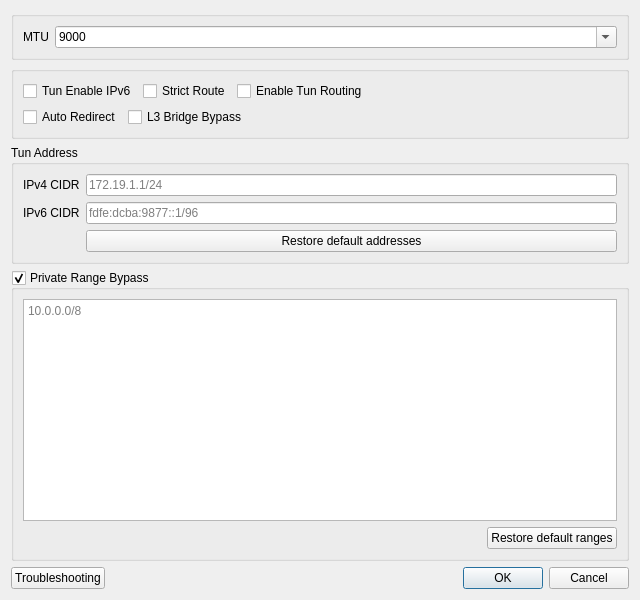
<?xml version="1.0" encoding="UTF-8"?>
<ui version="4.0">
 <class>DialogVPNSettings</class>
 <widget class="QDialog" name="DialogVPNSettings">
  <property name="geometry">
   <rect>
    <x>0</x>
    <y>0</y>
    <width>640</width>
    <height>600</height>
   </rect>
  </property>
  <property name="windowTitle">
   <string>Tun Settings</string>
  </property>
  <layout class="QVBoxLayout" name="verticalLayout">
   <item>
    <widget class="QGroupBox" name="groupBox">
     <property name="sizePolicy">
      <sizepolicy hsizetype="Preferred" vsizetype="Maximum">
       <horstretch>0</horstretch>
       <verstretch>0</verstretch>
      </sizepolicy>
     </property>
     <layout class="QHBoxLayout" name="horizontalLayout_5">
      <item>
       <widget class="QLabel" name="label_10">
        <property name="sizePolicy">
         <sizepolicy hsizetype="Maximum" vsizetype="Preferred">
          <horstretch>0</horstretch>
          <verstretch>0</verstretch>
         </sizepolicy>
        </property>
        <property name="text">
         <string notr="true">MTU</string>
        </property>
       </widget>
      </item>
      <item>
       <widget class="QComboBox" name="vpn_mtu">
        <property name="editable">
         <bool>true</bool>
        </property>
        <item>
         <property name="text">
          <string notr="true">9000</string>
         </property>
        </item>
        <item>
         <property name="text">
          <string notr="true">1500</string>
         </property>
        </item>
       </widget>
      </item>
     </layout>
    </widget>
   </item>
   <item>
    <widget class="QGroupBox" name="horizontalGroupBox_2">
     <layout class="QVBoxLayout" name="checksVLayout">
      <item>
       <layout class="QHBoxLayout" name="checksRow1">
        <item>
         <widget class="QCheckBox" name="vpn_ipv6">
          <property name="text">
           <string>Tun Enable IPv6</string>
          </property>
         </widget>
        </item>
        <item>
         <widget class="QCheckBox" name="strict_route">
          <property name="text">
           <string>Strict Route</string>
          </property>
         </widget>
        </item>
        <item>
         <widget class="QCheckBox" name="tun_routing">
          <property name="toolTip">
           <string>&lt;html&gt;&lt;head/&gt;&lt;body&gt;&lt;p&gt;When enabled, Direct IP CIDRs and rule sets will also be added to the Tun setting to be excluded at OS routing level. IMPORTANT: Large rule sets have been reported to cause massive CPU usage in windows, please enable this option with caution.&lt;/p&gt;&lt;/body&gt;&lt;/html&gt;</string>
          </property>
          <property name="text">
           <string>Enable Tun Routing</string>
          </property>
         </widget>
        </item>
        <item>
         <spacer name="checksRow1Spacer">
          <property name="orientation">
           <enum>Qt::Orientation::Horizontal</enum>
          </property>
          <property name="sizeHint" stdset="0">
           <size>
            <width>40</width>
            <height>20</height>
           </size>
          </property>
         </spacer>
        </item>
       </layout>
      </item>
      <item>
       <layout class="QHBoxLayout" name="checksRow2">
        <item>
         <widget class="QCheckBox" name="auto_redirect">
          <property name="toolTip">
           <string>&lt;html&gt;&lt;head/&gt;&lt;body&gt;&lt;p&gt;Improves Tun routing and performance using nftables. While enabled, this machine cannot be used as a network gateway for other devices.&lt;/p&gt;&lt;/body&gt;&lt;/html&gt;</string>
          </property>
          <property name="text">
           <string>Auto Redirect</string>
          </property>
         </widget>
        </item>
        <item>
         <widget class="QCheckBox" name="l3_bridge">
          <property name="toolTip">
           <string>&lt;html&gt;&lt;head/&gt;&lt;body&gt;&lt;p&gt;Forwards bypassed traffic straight out of the network interface instead of rebuilding it as a new connection, which is faster and keeps NAT intact for games and P2P. Applies to UDP and ICMP only; TCP still needs to be sniffed and keeps taking the normal direct path.&lt;/p&gt;&lt;/body&gt;&lt;/html&gt;</string>
          </property>
          <property name="text">
           <string>L3 Bridge Bypass</string>
          </property>
         </widget>
        </item>
        <item>
         <spacer name="checksRow2Spacer">
          <property name="orientation">
           <enum>Qt::Orientation::Horizontal</enum>
          </property>
          <property name="sizeHint" stdset="0">
           <size>
            <width>40</width>
            <height>20</height>
           </size>
          </property>
         </spacer>
        </item>
       </layout>
      </item>
     </layout>
    </widget>
   </item>
   <item>
    <widget class="QGroupBox" name="tunAddressGroupBox">
     <property name="title">
      <string>Tun Address</string>
     </property>
     <layout class="QFormLayout" name="formLayout">
      <item row="0" column="0">
       <widget class="QLabel" name="label_tun_ipv4">
        <property name="text">
         <string>IPv4 CIDR</string>
        </property>
       </widget>
      </item>
      <item row="0" column="1">
       <widget class="QLineEdit" name="tun_ipv4_cidr">
        <property name="placeholderText">
         <string notr="true">172.19.1.1/24</string>
        </property>
       </widget>
      </item>
      <item row="1" column="0">
       <widget class="QLabel" name="label_tun_ipv6">
        <property name="text">
         <string>IPv6 CIDR</string>
        </property>
       </widget>
      </item>
      <item row="1" column="1">
       <widget class="QLineEdit" name="tun_ipv6_cidr">
        <property name="placeholderText">
         <string notr="true">fdfe:dcba:9877::1/96</string>
        </property>
       </widget>
      </item>
      <item row="2" column="1">
       <widget class="QPushButton" name="restore_default_addresses">
        <property name="text">
         <string>Restore default addresses</string>
        </property>
       </widget>
      </item>
     </layout>
    </widget>
   </item>
   <item>
    <widget class="QGroupBox" name="privRangeGroupBox">
     <property name="toolTip">
      <string>&lt;html&gt;&lt;head/&gt;&lt;body&gt;&lt;p&gt;Address ranges handed straight to the physical NIC instead of being routed through the core, one CIDR per line. Uncheck to let the core hijack private range traffic instead. Loopback and broadcast are always bypassed and cannot be listed here.&lt;/p&gt;&lt;/body&gt;&lt;/html&gt;</string>
     </property>
     <property name="title">
      <string>Private Range Bypass</string>
     </property>
     <property name="checkable">
      <bool>true</bool>
     </property>
     <layout class="QVBoxLayout" name="privRangeLayout">
      <item>
       <widget class="QPlainTextEdit" name="priv_ranges">
        <property name="sizePolicy">
         <sizepolicy hsizetype="Expanding" vsizetype="Expanding">
          <horstretch>0</horstretch>
          <verstretch>0</verstretch>
         </sizepolicy>
        </property>
        <property name="placeholderText">
         <string notr="true">10.0.0.0/8</string>
        </property>
       </widget>
      </item>
      <item>
       <layout class="QHBoxLayout" name="privRangeButtonsRow">
        <item>
         <spacer name="privRangeButtonsSpacer">
          <property name="orientation">
           <enum>Qt::Orientation::Horizontal</enum>
          </property>
          <property name="sizeHint" stdset="0">
           <size>
            <width>40</width>
            <height>20</height>
           </size>
          </property>
         </spacer>
        </item>
        <item>
         <widget class="QPushButton" name="restore_default_ranges">
          <property name="text">
           <string>Restore default ranges</string>
          </property>
         </widget>
        </item>
       </layout>
      </item>
     </layout>
    </widget>
   </item>
   <item>
    <layout class="QHBoxLayout" name="horizontalLayout_3">
     <item>
      <widget class="QPushButton" name="troubleshooting">
       <property name="text">
        <string>Troubleshooting</string>
       </property>
      </widget>
     </item>
     <item>
      <widget class="QDialogButtonBox" name="buttonBox">
       <property name="standardButtons">
        <set>QDialogButtonBox::StandardButton::Cancel|QDialogButtonBox::StandardButton::Ok</set>
       </property>
      </widget>
     </item>
    </layout>
   </item>
  </layout>
 </widget>
 <tabstops>
  <tabstop>vpn_mtu</tabstop>
  <tabstop>vpn_ipv6</tabstop>
  <tabstop>tun_ipv4_cidr</tabstop>
  <tabstop>tun_ipv6_cidr</tabstop>
  <tabstop>restore_default_addresses</tabstop>
  <tabstop>strict_route</tabstop>
  <tabstop>troubleshooting</tabstop>
 </tabstops>
 <resources/>
 <connections>
  <connection>
   <sender>buttonBox</sender>
   <signal>rejected()</signal>
   <receiver>DialogVPNSettings</receiver>
   <slot>reject()</slot>
   <hints>
    <hint type="sourcelabel">
     <x>399</x>
     <y>575</y>
    </hint>
    <hint type="destinationlabel">
     <x>399</x>
     <y>299</y>
    </hint>
   </hints>
  </connection>
  <connection>
   <sender>buttonBox</sender>
   <signal>accepted()</signal>
   <receiver>DialogVPNSettings</receiver>
   <slot>accept()</slot>
   <hints>
    <hint type="sourcelabel">
     <x>399</x>
     <y>575</y>
    </hint>
    <hint type="destinationlabel">
     <x>399</x>
     <y>299</y>
    </hint>
   </hints>
  </connection>
 </connections>
</ui>
